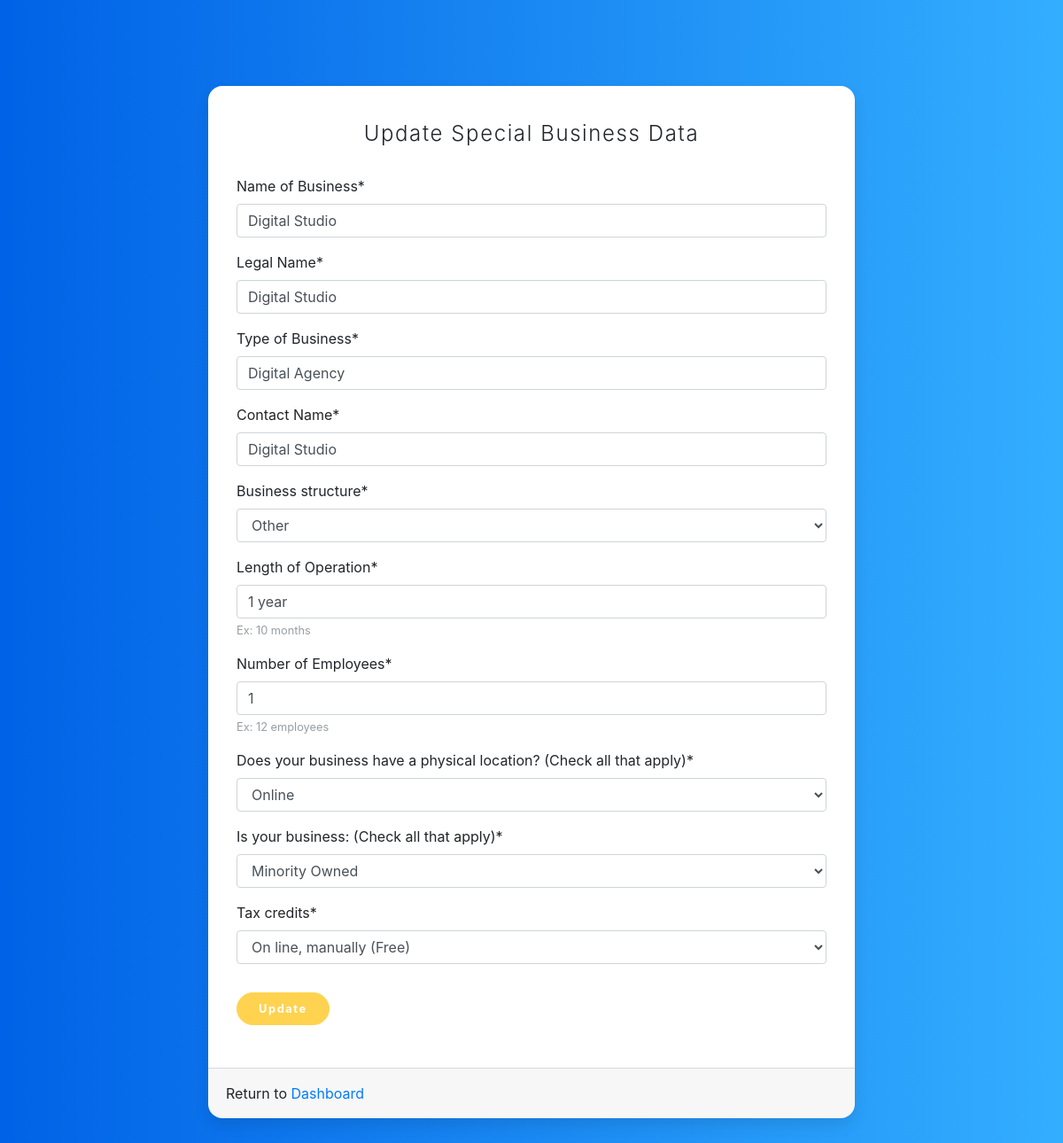
Screenshot of /special/ (signed in) with the database file from the repository.
### users/models.py (models this page shows, shortened)
class User(AbstractBaseUser):
    email = models.EmailField(verbose_name="Email Address", max_length=60, unique=True)
    date_joined = models.DateTimeField(verbose_name="Date Joined", auto_now_add=True)
    last_login = models.DateTimeField(verbose_name="Last Login", auto_now_add=True)
    is_admin = models.BooleanField(default=False)
    is_active = models.BooleanField(default=True)
    is_staff = models.BooleanField(default=False)
    is_superuser = models.BooleanField(default=False)
    company_name = models.CharField(max_length=100, unique=False, verbose_name="Name of Business")
    legal_name = models.CharField(max_length=100, unique=False, verbose_name="Legal Name")
    address = models.CharField(max_length=100, unique=False, verbose_name="Address")
    business_type = models.CharField(max_length=100, unique=False, verbose_name="Type of Business")
    contact_name = models.CharField(max_length=100, unique=False, verbose_name="Contact Name")
    phone_number = models.CharField(max_length=12, blank=False, help_text="Contact Phone Number")
    website = models.CharField(max_length=30, unique=False, verbose_name="Website", help_text="Ex: www.example.com")
    bank_name = models.CharField(max_length=100, unique=False, verbose_name="Bank Name", default="", blank=True)
    branch_location = models.CharField(max_length=100, unique=False, verbose_name="Branch Location", default="", blank=True)
    aba_number = models.CharField(max_length=100, unique=False, verbose_name="ABA Number", default="", blank=True)
    account_number = models.CharField(max_length=100, unique=False, verbose_name="Account Number", default="", blank=True)
    banner = models.CharField(verbose_name="Options", max_length=1000, choices=BANNER_CHOICES)
    business_structure = models.CharField(max_length=1000, choices=BUSINESS_STRUCTURE_CHOICES)
    length_of_operation = models.CharField(max_length=100, unique=False, verbose_name="Length of Operation", help_text="Ex: 10 months")
    number_of_employees = models.CharField(max_length=100, unique=False, verbose_name="Number of Employees", help_text="Ex: 12 employees")
    location_type = MultiSelectField(choices=LOCATION_TYPE, unique=False, verbose_name="Does your business have a physical location? (Check all that apply)")
    speical_business = MultiSelectField(choices=SPECIAL_BUSINESS, unique=False, verbose_name="Is your business: (Check all that apply)")
    tax_credits = models.CharField(max_length=1000, choices=TAX_CREDIT_OPTIONS)
    rate = models.CharField(choices=TAX_CREDITS_RATES, max_length=50, verbose_name="Percentage", default='', null=False)
    terms_conditions = models.CharField(choices=TERMS_CONDITIONS, blank=False, verbose_name="Terms & Coniditons", default='Agree', max_length=8)
    approved = models.CharField(choices=APPROVED_OPTIONS, default="NO", verbose_name="Application Approved", max_length=3)
    USERNAME_FIELD = 'email'
    REQUIRED_FIELDS = [
        'company_name','legal_name', 'address', 'business_type', 'contact_name', 'phone_number', 'website',
        'banner',
        'business_structure', 'length_of_operation', 'number_of_employees', 'location_type', 'speical_business',
        'terms_conditions'
    ]
    objects = Manager()

### users/views.py (the view)
# urls.py: path('special/', user_views.special, name='special'),
@login_required
def special(request):
    if request.method == 'POST':
        s_form = SpecialUpdateForm(request.POST, instance=request.user)
        if s_form.is_valid():
            s_form.save()
            messages.success(request, f'Your account has been updated!')
            return redirect('special')
    else:
        s_form = SpecialUpdateForm(instance=request.user)
    context = {
        'form': s_form,
    }
    return render(request, "users/special.html", context)

### users/forms.py
class SpecialUpdateForm(forms.ModelForm):
    class Meta:
        model = User
        fields = [
            'company_name', 'legal_name', 'business_type', 'contact_name',
            'business_structure', 'length_of_operation', 'number_of_employees', 'location_type', 'speical_business',
            'tax_credits',
        ]

### users/templates/users/special.html (shortened to what this page needs)
{% extends "users/base.html" %}
{% load crispy_forms_tags %}
{% block content %}
<section class="pricing py-5">
    <div class="container">
        {% include "users/messages.html" %}
        <div class="row">
            <div class="col-lg-8 col-xl-8 mx-auto">
                <div class="card card-signin my-5">
                    <div class="card-body">
                        <h5 class="card-title text-center">Update Special Business Data</h5>
                        <form method="POST">
                            <fieldset class="form-group">
                                {{ form|crispy }}
                            </fieldset>
                            <div class="form-group">
                                <button class="btn btn-warning rounded-pill px-4 py-2 text-white" type="submit">Update</button>
                            </div>
                        </form>
                    </div>
                    <div class="card-footer py-3">
                        Return to <a href="{% url 'dashboard' %}">Dashboard</a>
                    </div>
                </div>
            </div>
        </div>
    </div>
</section>
{% endblock content %}

### users/templates/users/base.html (style rules this page uses)
body { background: #007bff; background: linear-gradient(to right, #0062E6, #33AEFF); }
section.pricing { background: #007bff; background: linear-gradient(to right, #0062E6, #33AEFF); }
.pricing .card { border: none; border-radius: 1rem; transition: all 0.2s; box-shadow: 0 0.5rem 1rem 0 rgba(0, 0, 0, 0.1); }
.pricing .card-title { margin: 0.5rem 0; font-size: 0.9rem; letter-spacing: .1rem; font-weight: bold; }
.pricing .text-muted { opacity: 0.7; }
.pricing .btn { font-size: 80%; border-radius: 5rem; letter-spacing: .1rem; font-weight: bold; padding: 1rem; opacity: 0.7; transition: all 0.2s; }
:root { --input-padding-x: 1.5rem; --input-padding-y: .75rem; }
.card-signin { border: 0; border-radius: 1rem; box-shadow: 0 0.5rem 1rem 0 rgba(0, 0, 0, 0.1); overflow: hidden; }
.card-signin .card-title { margin-bottom: 2rem; font-weight: 300; font-size: 1.5rem; }
.card-signin .card-body { padding: 2rem; }

### rows the page displays
User: company_name "Digital Studio", legal_name "Digital Studio", business_type "Digital Agency", contact_name "Digital Studio", business_structure "Other", length_of_operation "1 year", number_of_employees "1", location_type "Online", speical_business "Minority Owned", tax_credits "On line, manually (Free)"
